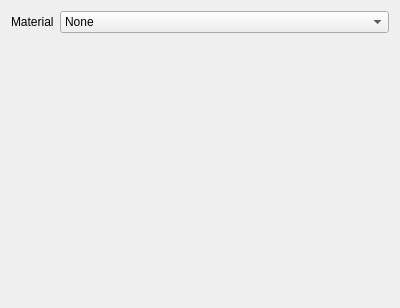
<?xml version="1.0" encoding="UTF-8"?>
<ui version="4.0">
 <class>tab_material</class>
 <widget class="QWidget" name="tab_material">
  <property name="geometry">
   <rect>
    <x>0</x>
    <y>0</y>
    <width>400</width>
    <height>308</height>
   </rect>
  </property>
  <property name="windowTitle">
   <string/>
  </property>
  <layout class="QFormLayout" name="formLayout">
   <item row="0" column="0">
    <widget class="QLabel" name="label">
     <property name="text">
      <string>Material</string>
     </property>
    </widget>
   </item>
   <item row="0" column="1">
    <widget class="QComboBox" name="comboBox_material">
     <item>
      <property name="text">
       <string>None</string>
      </property>
     </item>
    </widget>
   </item>
  </layout>
 </widget>
 <resources/>
 <connections/>
</ui>
